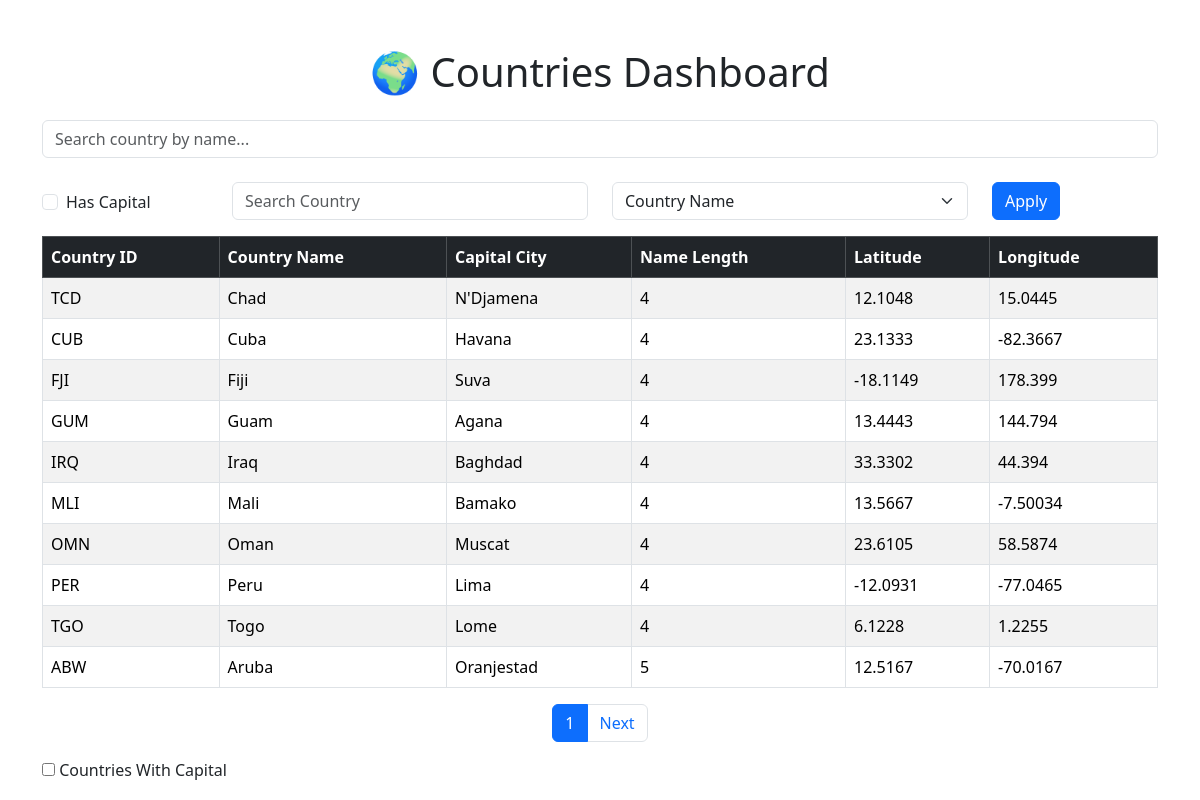
The app's page /countries/ with its own data.
### dashboard/models.py (models this page shows, shortened)
class Country(models.Model):
    country_id = models.CharField(
        max_length=10,
        primary_key=True
    )
    country_name = models.CharField(
        max_length=100
    )
    name_length = models.IntegerField()
    capital_city = models.CharField(
        max_length=100
    )
    latitude = models.CharField(
        max_length=50
    )
    longitude = models.CharField(
        max_length=50
    )
    history = HistoricalRecords()

### dashboard/views.py (the view)
def country_list(request):
    search = request.GET.get('search', '')
    countries = Country.objects.all()
    if search:
        countries = countries.filter(
            country_name__istartswith=search
        )
    countries = countries.order_by(
        'name_length',
        'country_name'
    )
    paginator = Paginator(countries, 10)
    page_number = request.GET.get('page')
    countries = paginator.get_page(page_number)
    return render(
        request,
        'countries.html',
        {
            'countries': countries,
            'search': search,
        }
    )

### dashboard/templates/countries.html (shortened to what this page needs)
<!DOCTYPE html>
<html lang="en">
<head>
    <link href="https://cdn.jsdelivr.net/npm/bootstrap@5.3.3/dist/css/bootstrap.min.css" rel="stylesheet">
</head>
<body>
<div class="container mt-5">
    <h1 class="text-center mb-4">
        🌍 Countries Dashboard
    </h1>
    <form method="GET" class="mb-4">
        <input
            type="text"
            name="search"
            value="{{ search }}"
            class="form-control"
            placeholder="Search country by name..."
        >
    </form>
    <div class="table-responsive">
<form method="GET" class="row mb-3">
<div class="col-md-2">
    <div class="form-check mt-2">
        <input
            class="form-check-input"
            type="checkbox"
            name="has_capital"
            value="1"
        >
        <label class="form-check-label">
            Has Capital
        </label>
    </div>
</div>
    <div class="col-md-4">
        <input
            type="text"
            name="search"
            value="{{ search }}"
            class="form-control"
            placeholder="Search Country">
    </div>
    <div class="col-md-4">
        <select name="sort" class="form-select">
            <option value="country_name"
                {% if sort == 'country_name' %}selected{% endif %}>
                Country Name
            </option>
        </select>
    </div>
    <div class="col-md-2">
        <button type="submit" class="btn btn-primary">
            Apply
        </button>
    </div>
</form>
        <table class="table table-striped table-hover table-bordered align-middle">
            <thead class="table-dark">
                <tr>
                    <th>Country ID</th>
                    <th>Country Name</th>
                    <th>Capital City</th>
                    <th>Name Length</th>
                    <th>Latitude</th>
                    <th>Longitude</th>
                </tr>
            </thead>
            <tbody>
                {% for country in countries %}
                <tr>
                    <td>{{ country.country_id }}</td>
                    <td>{{ country.country_name }}</td>
                    <td>{{ country.capital_city }}</td>
                    <td>{{ country.name_length }}</td>
                    <td>{{ country.latitude }}</td>
                    <td>{{ country.longitude }}</td>
                </tr>
                {% empty %}
                <tr>
                    <td colspan="6" class="text-center">
                        No countries found.
                    </td>
                </tr>
                {% endfor %}
            </tbody>
        </table>
<nav>
    <ul class="pagination justify-content-center">
        <li class="page-item active">
            <span class="page-link">
                {{ countries.number }}
            </span>
        </li>
        {% if countries.has_next %}
        <li class="page-item">
            <a class="page-link"
               href="?page={{ countries.next_page_number }}&search={{ search }}">
               Next
            </a>
        </li>
        {% endif %}
    </ul>
</nav>
    </div>
<label>
<input type="checkbox"
       name="has_capital"
       value="1">
Countries With Capital
</label>
</div>
</body>
</html>

### records on screen
Country: country_id "TCD", country_name "Chad", capital_city "N'Djamena", name_length "4", latitude "12.1048", longitude "15.0445"
Country: country_id "CUB", country_name "Cuba", capital_city "Havana", name_length "4", latitude "23.1333", longitude "-82.3667"
Country: country_id "FJI", country_name "Fiji", capital_city "Suva", name_length "4", latitude "-18.1149", longitude "178.399"
Country: country_id "GUM", country_name "Guam", capital_city "Agana", name_length "4", latitude "13.4443", longitude "144.794"
Country: country_id "IRQ", country_name "Iraq", capital_city "Baghdad", name_length "4", latitude "33.3302", longitude "44.394"
Country: country_id "MLI", country_name "Mali", capital_city "Bamako", name_length "4", latitude "13.5667", longitude "-7.50034"
Country: country_id "OMN", country_name "Oman", capital_city "Muscat", name_length "4", latitude "23.6105", longitude "58.5874"
Country: country_id "PER", country_name "Peru", capital_city "Lima", name_length "4", latitude "-12.0931", longitude "-77.0465"
Country: country_id "TGO", country_name "Togo", capital_city "Lome", name_length "4", latitude "6.1228", longitude "1.2255"
Country: country_id "ABW", country_name "Aruba", capital_city "Oranjestad", name_length "5", latitude "12.5167", longitude "-70.0167"

### other values on screen
{{ countries.number }} "1"
